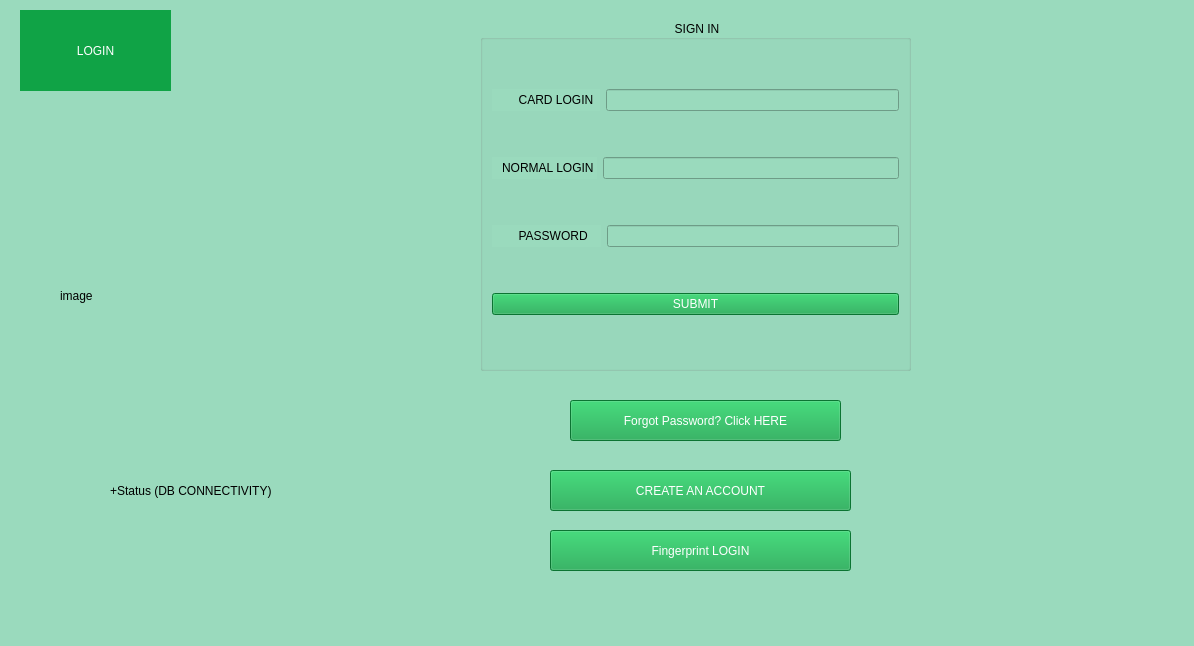
<?xml version="1.0" encoding="UTF-8"?>
<ui version="4.0">
 <class>MainWindow</class>
 <widget class="QMainWindow" name="MainWindow">
  <property name="geometry">
   <rect>
    <x>0</x>
    <y>0</y>
    <width>1194</width>
    <height>646</height>
   </rect>
  </property>
  <property name="windowTitle">
   <string>MainWindow</string>
  </property>
  <property name="styleSheet">
   <string notr="true">background-color: rgb(154,218,189);</string>
  </property>
  <widget class="QWidget" name="centralwidget">
   <widget class="QGroupBox" name="groupBox">
    <property name="geometry">
     <rect>
      <x>480</x>
      <y>20</y>
      <width>431</width>
      <height>351</height>
     </rect>
    </property>
    <property name="styleSheet">
     <string notr="true">font: 12pt &quot;Segoe UI&quot;;</string>
    </property>
    <property name="title">
     <string>SIGN IN</string>
    </property>
    <property name="alignment">
     <set>Qt::AlignCenter</set>
    </property>
    <property name="flat">
     <bool>false</bool>
    </property>
    <property name="checkable">
     <bool>false</bool>
    </property>
    <layout class="QVBoxLayout" name="defultlayout">
     <item>
      <layout class="QHBoxLayout" name="horizontalLayout">
       <item>
        <widget class="QLabel" name="label_2">
         <property name="text">
          <string>        CARD LOGIN  </string>
         </property>
         <property name="alignment">
          <set>Qt::AlignCenter</set>
         </property>
        </widget>
       </item>
       <item>
        <widget class="QLineEdit" name="lineEdit_username">
         <property name="alignment">
          <set>Qt::AlignCenter</set>
         </property>
        </widget>
       </item>
      </layout>
     </item>
     <item>
      <layout class="QHBoxLayout" name="horizontalLayout_3">
       <item>
        <widget class="QLabel" name="label_5">
         <property name="text">
          <string>   NORMAL LOGIN </string>
         </property>
         <property name="alignment">
          <set>Qt::AlignCenter</set>
         </property>
        </widget>
       </item>
       <item>
        <widget class="QLineEdit" name="lineEdit_username_2">
         <property name="alignment">
          <set>Qt::AlignCenter</set>
         </property>
        </widget>
       </item>
      </layout>
     </item>
     <item>
      <layout class="QHBoxLayout" name="horizontalLayout_2">
       <item>
        <widget class="QLabel" name="label">
         <property name="text">
          <string>        PASSWORD    </string>
         </property>
         <property name="alignment">
          <set>Qt::AlignCenter</set>
         </property>
        </widget>
       </item>
       <item>
        <widget class="QLineEdit" name="lineEdit_password">
         <property name="text">
          <string/>
         </property>
         <property name="echoMode">
          <enum>QLineEdit::Password</enum>
         </property>
         <property name="alignment">
          <set>Qt::AlignCenter</set>
         </property>
        </widget>
       </item>
      </layout>
     </item>
     <item>
      <widget class="QPushButton" name="pushButton_Login">
       <property name="styleSheet">
        <string notr="true">font: 12pt &quot;Segoe UI&quot;;
background-color: rgb(16, 163, 70);
color: rgb(255, 255, 255);</string>
       </property>
       <property name="text">
        <string>SUBMIT</string>
       </property>
      </widget>
     </item>
    </layout>
   </widget>
   <widget class="QLabel" name="label_pic">
    <property name="geometry">
     <rect>
      <x>60</x>
      <y>170</y>
      <width>261</width>
      <height>251</height>
     </rect>
    </property>
    <property name="text">
     <string>image</string>
    </property>
   </widget>
   <widget class="QLabel" name="label_3">
    <property name="geometry">
     <rect>
      <x>110</x>
      <y>460</y>
      <width>201</width>
      <height>61</height>
     </rect>
    </property>
    <property name="text">
     <string>+Status (DB CONNECTIVITY)</string>
    </property>
   </widget>
   <widget class="QPushButton" name="pushButton_Register">
    <property name="geometry">
     <rect>
      <x>550</x>
      <y>470</y>
      <width>301</width>
      <height>41</height>
     </rect>
    </property>
    <property name="styleSheet">
     <string notr="true">font: 12pt &quot;Segoe UI&quot;;
background-color: rgb(16, 163, 70);
color: rgb(255, 255, 255);</string>
    </property>
    <property name="text">
     <string>CREATE AN ACCOUNT</string>
    </property>
   </widget>
   <widget class="QPushButton" name="pushButton_forgot">
    <property name="geometry">
     <rect>
      <x>570</x>
      <y>400</y>
      <width>271</width>
      <height>41</height>
     </rect>
    </property>
    <property name="styleSheet">
     <string notr="true">font: 12pt &quot;Segoe UI&quot;;
background-color: rgb(16, 163, 70);
color: rgb(255, 255, 255);</string>
    </property>
    <property name="text">
     <string>Forgot Password? Click HERE</string>
    </property>
   </widget>
   <widget class="QLabel" name="label_4">
    <property name="geometry">
     <rect>
      <x>20</x>
      <y>10</y>
      <width>151</width>
      <height>81</height>
     </rect>
    </property>
    <property name="styleSheet">
     <string notr="true">background-color: rgb(16, 163, 70);
font: 12pt &quot;Segoe UI&quot;;
color: rgb(255,255,255);
</string>
    </property>
    <property name="text">
     <string>LOGIN</string>
    </property>
    <property name="alignment">
     <set>Qt::AlignCenter</set>
    </property>
   </widget>
   <widget class="QPushButton" name="pushButton_forgot_2">
    <property name="geometry">
     <rect>
      <x>550</x>
      <y>530</y>
      <width>301</width>
      <height>41</height>
     </rect>
    </property>
    <property name="styleSheet">
     <string notr="true">font: 12pt &quot;Segoe UI&quot;;
background-color: rgb(16, 163, 70);
color: rgb(255, 255, 255);</string>
    </property>
    <property name="text">
     <string>Fingerprint LOGIN</string>
    </property>
   </widget>
  </widget>
  <widget class="QMenuBar" name="menubar">
   <property name="geometry">
    <rect>
     <x>0</x>
     <y>0</y>
     <width>1194</width>
     <height>26</height>
    </rect>
   </property>
  </widget>
  <widget class="QStatusBar" name="statusbar"/>
 </widget>
 <resources/>
 <connections/>
</ui>
